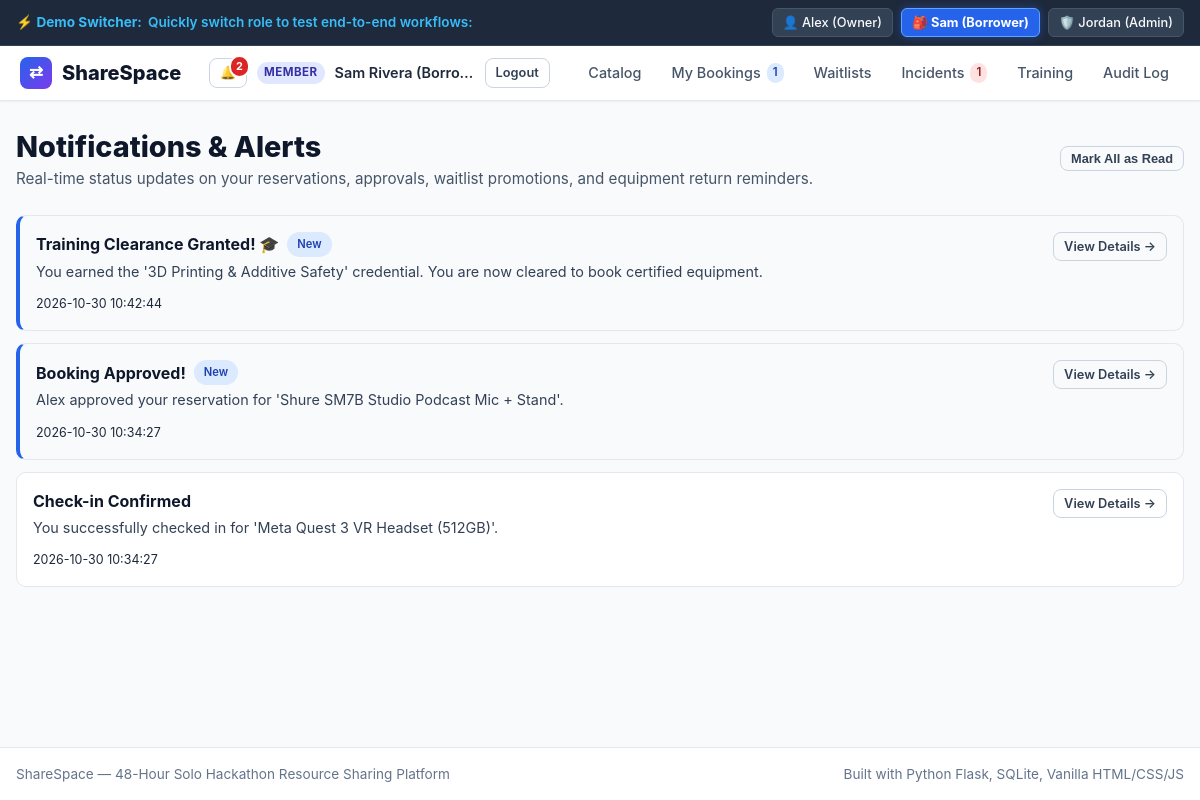
The page /notifications on the database its author committed.
### tables this page shows
CREATE TABLE users (
    id INTEGER PRIMARY KEY AUTOINCREMENT,
    name TEXT NOT NULL,
    email TEXT UNIQUE NOT NULL,
    password_hash TEXT NOT NULL,
    role TEXT DEFAULT 'member', -- 'member', 'owner', 'admin'
    created_at TIMESTAMP DEFAULT CURRENT_TIMESTAMP
);

CREATE TABLE notifications (
    id INTEGER PRIMARY KEY AUTOINCREMENT,
    user_id INTEGER NOT NULL,
    title TEXT NOT NULL,
    message TEXT NOT NULL,
    link TEXT,
    is_read INTEGER DEFAULT 0,
    created_at TIMESTAMP DEFAULT CURRENT_TIMESTAMP,
    FOREIGN KEY (user_id) REFERENCES users(id) ON DELETE CASCADE
);

### app.py (the view)
@app.route('/notifications')
@login_required
def notifications():
    notifs = query_db(
        "SELECT * FROM notifications WHERE user_id = ? ORDER BY created_at DESC",
        (g.user['id'],)
    )
    return render_template('notifications.html', notifications=notifs)

### app.py (called while the page is built)
def login_required(f):
    @wraps(f)
    def decorated_function(*args, **kwargs):
        if not g.user:
            flash("Please log in to access this page.", "warning")
            return redirect(url_for('login'))
        return f(*args, **kwargs)
    return decorated_function

### database.py (called while the page is built)
def get_db():
    conn = sqlite3.connect(DATABASE_PATH)
    conn.row_factory = sqlite3.Row
    conn.execute("PRAGMA foreign_keys = ON;")
    return conn

def query_db(query, args=(), one=False):
    conn = get_db()
    try:
        cur = conn.cursor()
        cur.execute(query, args)
        rows = cur.fetchall()
        cur.close()
        return (rows[0] if rows else None) if one else rows
    finally:
        conn.close()

### templates/notifications.html (shortened to what this page needs)
{% extends "base.html" %}
{% block content %}
<div class="catalog-header">
    <div>
        <h1 style="font-size: 1.8rem; font-weight: 800; color: var(--slate-900);">Notifications & Alerts</h1>
        <p style="color: var(--slate-600); font-size: 0.95rem;">
            Real-time status updates on your reservations, approvals, waitlist promotions, and equipment return reminders.
        </p>
    </div>
    {% if notifications %}
        <form method="POST" action="{{ url_for('mark_notifications_read') }}">
            <button type="submit" class="btn btn-outline btn-sm">Mark All as Read</button>
        </form>
    {% endif %}
</div>
{% if notifications %}
    <div style="display: flex; flex-direction: column; gap: 12px;">
        {% for n in notifications %}
            <div style="background: white; border: 1px solid var(--slate-200); border-radius: var(--radius); padding: 16px; display: flex; justify-content: space-between; align-items: flex-start; gap: 16px; {% if not n['is_read'] %}border-left: 4px solid var(--primary); background: #f8fafc;{% endif %}">
                <div>
                    <div style="display: flex; align-items: center; gap: 8px; margin-bottom: 4px;">
                        <h4 style="font-size: 1rem; font-weight: 700; color: var(--slate-900);">{{ n['title'] }}</h4>
                        {% if not n['is_read'] %}
                            <span class="badge" style="background: #dbeafe; color: #1e40af; font-size: 0.7rem;">New</span>
                        {% endif %}
                    </div>
                    <p style="font-size: 0.9rem; color: var(--slate-700); margin-bottom: 8px;">
                        {{ n['message'] }}
                    </p>
                    <span style="font-size: 0.78rem; color: var(--slate-400);">{{ n['created_at'] }}</span>
                </div>
                {% if n['link'] %}
                    <a href="{{ n['link'] }}" class="btn btn-outline btn-sm" style="flex-shrink: 0;">
                        View Details &rarr;
                    </a>
                {% endif %}
            </div>
        {% endfor %}
    </div>
{% endif %}
{% endblock %}

### templates/base.html (shortened to what this page needs)
<!DOCTYPE html>
<html lang="en">
<head>
    <link rel="stylesheet" href="{{ url_for('static', filename='css/style.css') }}">
</head>
<body>
    <div class="demo-bar">
        <div class="demo-bar-inner">
            <div class="demo-bar-title">
                <span>⚡ <strong>Demo Switcher:</strong></span>
                <span class="demo-desc">Quickly switch role to test end-to-end workflows:</span>
            </div>
            <div class="demo-users">
                <a href="{{ url_for('switch_user', user_id=1) }}" class="demo-btn {% if g.user and g.user['id'] == 1 %}active{% endif %}">
                    👤 Alex (Owner)
                </a>
                <a href="{{ url_for('switch_user', user_id=2) }}" class="demo-btn {% if g.user and g.user['id'] == 2 %}active{% endif %}">
                    🎒 Sam (Borrower)
                </a>
                <a href="{{ url_for('switch_user', user_id=3) }}" class="demo-btn {% if g.user and g.user['id'] == 3 %}active{% endif %}">
                    🛡️ Jordan (Admin)
                </a>
            </div>
        </div>
    </div>
    <nav class="navbar">
        <div class="nav-container">
            <div class="nav-header">
                <a href="{{ url_for('index') }}" class="nav-brand">
                    <span class="logo-icon">⇄</span>
                    <span>ShareSpace</span>
                </a>
                <div class="nav-user">
                    {% if g.user %}
                        <a href="{{ url_for('notifications') }}" class="btn btn-outline btn-sm notif-btn" title="Notifications" style="position: relative;">
                            🔔
                            {% if g.unread_notifs_count > 0 %}
                                <span class="notif-badge">{{ g.unread_notifs_count }}</span>
                            {% endif %}
                        </a>
                        <span class="role-badge role-{{ g.user['role'] }}">{{ g.user['role'] }}</span>
                        <span class="user-display-name" style="font-size: 0.9rem; font-weight: 600;">{{ g.user['name'] }}</span>
                        <a href="{{ url_for('logout') }}" class="btn btn-outline btn-sm">Logout</a>
                    {% else %}
                        <a href="{{ url_for('login') }}" class="btn btn-outline btn-sm">Log In</a>
                        <a href="{{ url_for('register') }}" class="btn btn-primary btn-sm">Sign Up</a>
                    {% endif %}
                </div>
            </div>
            <ul class="nav-links">
                <li><a href="{{ url_for('index') }}" class="{% if request.path == url_for('index') %}active{% endif %}">Catalog</a></li>
                {% if g.user %}
                    <li>
                        <a href="{{ url_for('my_bookings') }}" class="{% if request.path == url_for('my_bookings') %}active{% endif %}">
                            My Bookings
                            {% if g.active_bookings_count %}
                                <span class="badge badge-active" style="padding: 1px 6px; font-size: 0.72rem;">{{ g.active_bookings_count }}</span>
                            {% endif %}
                        </a>
                    </li>
                    <li><a href="{{ url_for('waitlists') }}" class="{% if request.path == url_for('waitlists') %}active{% endif %}">Waitlists</a></li>
                    <li>
                        <a href="{{ url_for('incidents') }}" class="{% if request.path == url_for('incidents') %}active{% endif %}">
                            Incidents
                            {% if g.open_incidents_count %}
                                <span class="badge badge-maintenance" style="padding: 1px 6px; font-size: 0.72rem;">{{ g.open_incidents_count }}</span>
                            {% endif %}
                        </a>
                    </li>
                    <li><a href="{{ url_for('training_catalog') }}" class="{% if request.path == url_for('training_catalog') %}active{% endif %}">Training</a></li>
                    <li><a href="{{ url_for('activity_history') }}" class="{% if request.path == url_for('activity_history') %}active{% endif %}">Audit Log</a></li>
                {% endif %}
            </ul>
        </div>
    </nav>
    <main class="container">
        {% block content %}{% endblock %}
    </main>
    <footer>
        <div style="max-width: 1200px; margin: 0 auto; display: flex; justify-content: space-between; align-items: center; flex-wrap: wrap; gap: 10px;">
            <span>ShareSpace — 48-Hour Solo Hackathon Resource Sharing Platform</span>
            <span>Built with Python Flask, SQLite, Vanilla HTML/CSS/JS</span>
        </div>
    </footer>
</body>
</html>

### rows shown on the page
users: user.role "MEMBER", user.name "Sam Rivera (Borro…"
notifications: title "Training Clearance Granted! 🎓", is_read "New", message "You earned the '3D Printing & Additive Safety' credential. You are now cleared to book certified equipment.", created_at "2026-10-30 10:42:44"
notifications: title "Booking Approved!", is_read "New", message "Alex approved your reservation for 'Shure SM7B Studio Podcast Mic + Stand'.", created_at "2026-10-30 10:34:27"
notifications: title "Check-in Confirmed", message "You successfully checked in for 'Meta Quest 3 VR Headset (512GB)'.", created_at "2026-10-30 10:34:27"

### other values the page prints
{{ g.unread_notifs_count }} "2"
{{ g.active_bookings_count }} "1"
{{ g.open_incidents_count }} "1"
